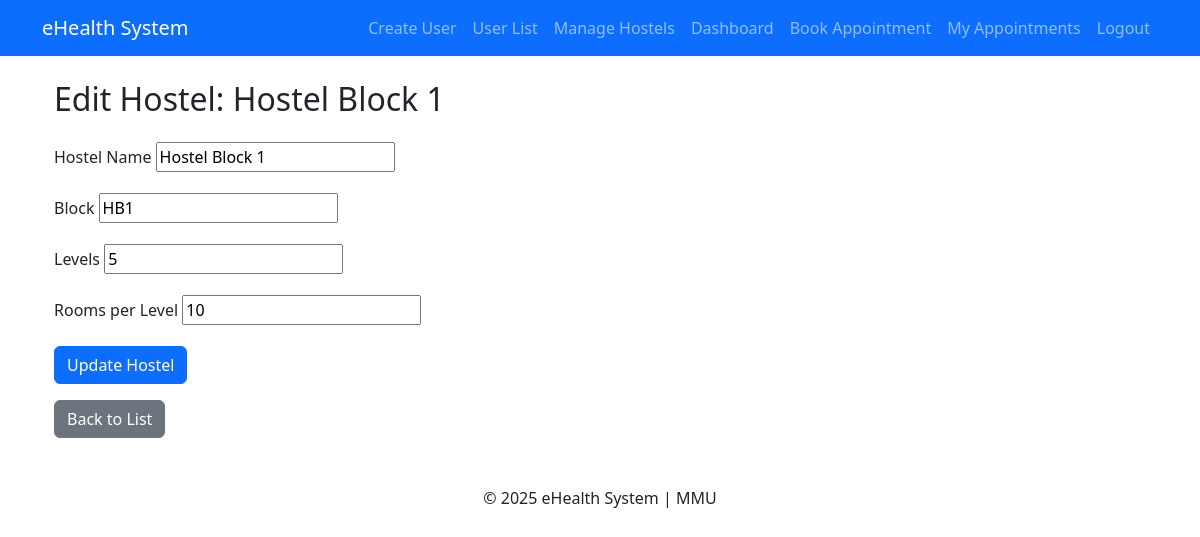
The app's page /hostels/1/edit/ (signed in) with its own data.
### hostels/models.py (models this page shows, shortened)
class Hostel(models.Model):
    name = models.CharField(max_length=100, unique=True)
    block = models.CharField(max_length=50)
    levels = models.PositiveIntegerField()
    rooms_per_level = models.PositiveIntegerField()

### hostels/views.py (the view)
# urls.py: path('<int:hostel_id>/edit/', views.edit_hostel, name='edit_hostel'),
@login_required
def edit_hostel(request, hostel_id):
    hostel = get_object_or_404(Hostel, id=hostel_id)
    if request.user.role not in ['superadmin', 'admin']:
        messages.error(request, "You are not authorized to edit this hostel.")
        return redirect('hostel_list')
    if request.method == 'POST':
        form = HostelForm(request.POST, instance=hostel)
        if form.is_valid():
            form.save()
            messages.success(request, f"Hostel '{hostel.name}' updated successfully!")
            return redirect('hostel_list')
    else:
        form = HostelForm(instance=hostel)
    return render(request, 'hostels/edit_hostel.html', {'form': form, 'hostel': hostel})

### hostels/forms.py
class HostelForm(forms.ModelForm):
    class Meta:
        model = Hostel
        fields = ['name', 'block', 'levels', 'rooms_per_level']

### hostels/templates/hostels/edit_hostel.html (shortened to what this page needs)
{% extends 'base.html' %}
{% block content %}
  <div class="container mt-4">
      <h2 class="mb-4">Edit Hostel: {{ hostel.name }}</h2>
      <form method="post" class="needs-validation" novalidate>
          <div class="mb-3">
              <label for="id_name" class="form-label">Hostel Name</label>
              {{ form.name }}
          </div>
          <div class="mb-3">
              <label for="id_block" class="form-label">Block</label>
              {{ form.block }}
          </div>
          <div class="mb-3">
              <label for="id_levels" class="form-label">Levels</label>
              {{ form.levels }}
          </div>
          <div class="mb-3">
              <label for="id_rooms_per_level" class="form-label">Rooms per Level</label>
              {{ form.rooms_per_level }}
          </div>
          <button type="submit" class="btn btn-primary">Update Hostel</button>
      </form>
      <a href="{% url 'hostel_list' %}" class="btn btn-secondary mt-3">Back to List</a>
  </div>
{% endblock %}

### records on screen
Hostel: name "Hostel Block 1", block "HB1", levels "5", rooms_per_level "10"
